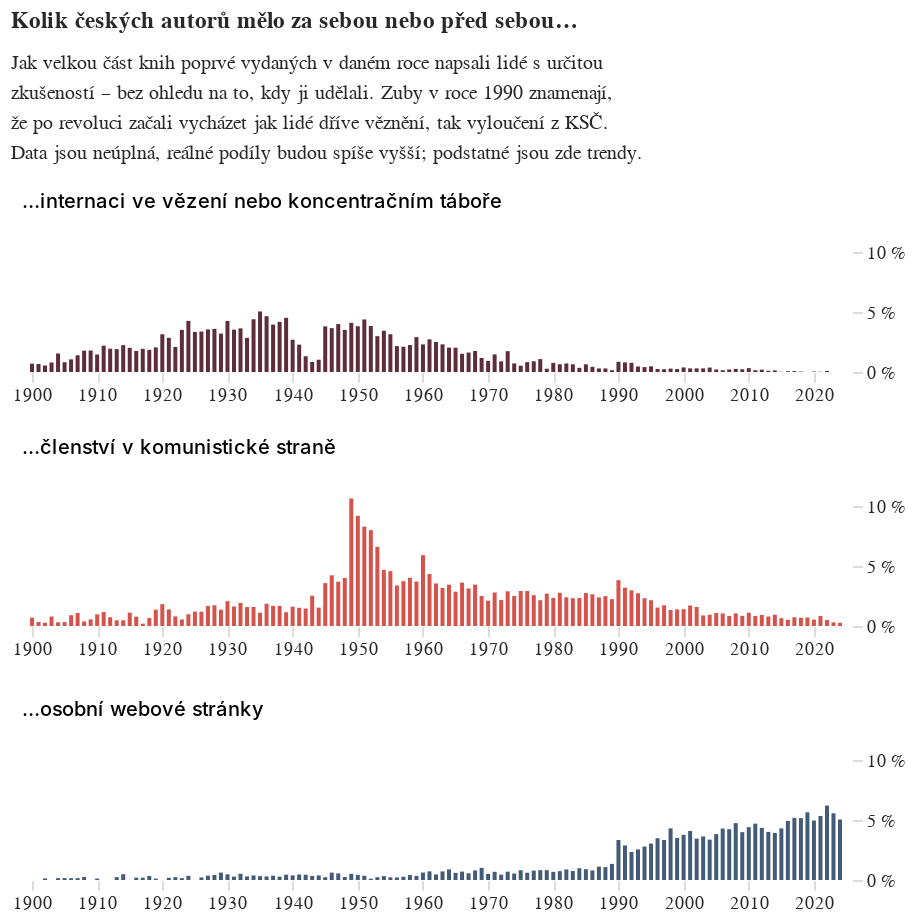

The code cell stored with this chart in its notebook:
### Code cell
podily_faceted = alt.Chart(
    alt_friendly(pl.concat([kriminal, ksc, web])), 
    title={'text': ["Kolik českých autorů mělo za sebou nebo před sebou…"], "subtitle":
        ["Jak velkou část knih poprvé vydaných v daném roce napsali lidé s určitou",
         "zkušeností – bez ohledu na to, kdy ji udělali. Zuby v roce 1990 znamenají,", 
        "že po revoluci začali vycházet jak lidé dříve věznění, tak vyloučení z KSČ.",
        "Data jsou neúplná, reálné podíly budou spíše vyšší; podstatné jsou zde trendy."
    ]}).mark_bar(width=2).encode(
    alt.X("rok:T", 
          title=None,
          axis=alt.Axis(domainOpacity=0, tickColor='#DCDDD6', tickCount=10)
    ),
    alt.Y('podil:Q', 
          axis=alt.Axis(labelExpr="datum.label * 100 + ' %'", orient='right', domainOpacity=0, tickColor='#DCDDD6'), 
          title=None,
          scale=alt.Scale(domainMax=0.1)
    ),
    alt.Color("co:N", 
              title=None, 
              legend=None,
              scale=alt.Scale(range=['#5E2D3A', '#D6534B', '#445B78']),
              sort=["účet na Facebooku","pobyt ve vězení nebo koncentračním táboře","členství v KSČ"]
    ),
    row=alt.Row(
        "co:N", 
        title=None, 
        spacing=15, 
        header=alt.Header(labelAngle=0, labelAlign='left', labelAnchor='start', labelFontWeight=500, labelFont='Asap', labelOrient="top"),
        sort=["členství v KSČ","pobyt ve vězení","účet na Facebooku"]
    )
).resolve_scale(
    x='independent',
    y='independent'
).properties(
    width=kredity['sirka'] * 1.15, 
    height=kredity['vyska_nizkych'], 
    autosize={'type': 'fit', 'contains': 'padding'}
).configure_view(stroke='transparent').resolve_scale(x="shared").resolve_axis(x="independent").configure_view(stroke='transparent').configure_axis(grid=False, domain=False)

podily_faceted

### Figure 1 — Vega-Lite specification as saved in the notebook (floating-point values rounded to 4 significant figures; data arrays with more than 128 entries replaced by an {"elided": "..."} marker saying what was removed)
{"config": {"title": {"font": "Noticia Text", "fontSize": 11.5, "anchor": "start", "lineHeight": 19, "fontWeight": "bolder", "subtitleFont": "Noticia Text", "subtitleFontSize": 10, "subtitleLineHeight": 15, "subtitlePadding": 10, "dy": -10, "color": "#292829", "subtitleColor": "#292829"}, "axis": {"labelFont": "Asap", "titleFont": "Asap", "fontWeight": "lighter", "titleFontWeight": "lighter", "labelFontSize": 9, "titleFontSize": 9, "labelPadding": 2, "titlePadding": 9, "domainOpacity": 0, "tickColor": "#DCDDD6", "labelColor": "#292829", "domain": false, "grid": false}, "legend": {"labelFont": "Asap", "labelFontWeight": "normal", "titleFont": "Asap", "titleFontWeight": "normal", "labelFontSize": 9, "titleFontSize": 9, "labelColor": "#292829"}, "view": {"stroke": "transparent"}}, "data": {"name": "data-53189fdb48ab5e46cf6dd9db0136bedc"}, "mark": {"type": "bar", "width": 2}, "autosize": {"type": "fit", "contains": "padding"}, "encoding": {"color": {"field": "co", "legend": null, "scale": {"range": ["#5E2D3A", "#D6534B", "#445B78"]}, "sort": ["účet na Facebooku", "pobyt ve vězení nebo koncentračním táboře", "členství v KSČ"], "title": null, "type": "nominal"}, "row": {"field": "co", "header": {"labelAlign": "left", "labelAnchor": "start", "labelAngle": 0, "labelFont": "Asap", "labelFontWeight": 500, "labelOrient": "top"}, "sort": ["členství v KSČ", "pobyt ve vězení", "účet na Facebooku"], "spacing": 15, "title": null, "type": "nominal"}, "x": {"axis": {"domainOpacity": 0, "tickColor": "#DCDDD6", "tickCount": 10}, "field": "rok", "title": null, "type": "temporal"}, "y": {"axis": {"domainOpacity": 0, "labelExpr": "datum.label * 100 + ' %'", "orient": "right", "tickColor": "#DCDDD6"}, "field": "podil", "scale": {"domainMax": 0.1}, "title": null, "type": "quantitative"}}, "height": 60, "resolve": {"axis": {"x": "independent"}, "scale": {"x": "shared"}}, "title": {"text": ["Kolik českých autorů mělo za sebou nebo před sebou…"], "subtitle": ["Jak velkou část knih poprvé vydaných v daném roce napsali lidé s určitou", "zkušeností – bez ohledu na to, kdy ji udělali. Zuby v roce 1990 znamenají,", "že po revoluci začali vycházet jak lidé dříve věznění, tak vyloučení z KSČ.", "Data jsou neúplná, reálné podíly budou spíše vyšší; podstatné jsou zde trendy."]}, "width": 414.0, "$schema": "https://vega.github.io/schema/vega-lite/v5.8.0.json", "datasets": {"data-53189fdb48ab5e46cf6dd9db0136bedc": {"elided": "375 records"}}}
